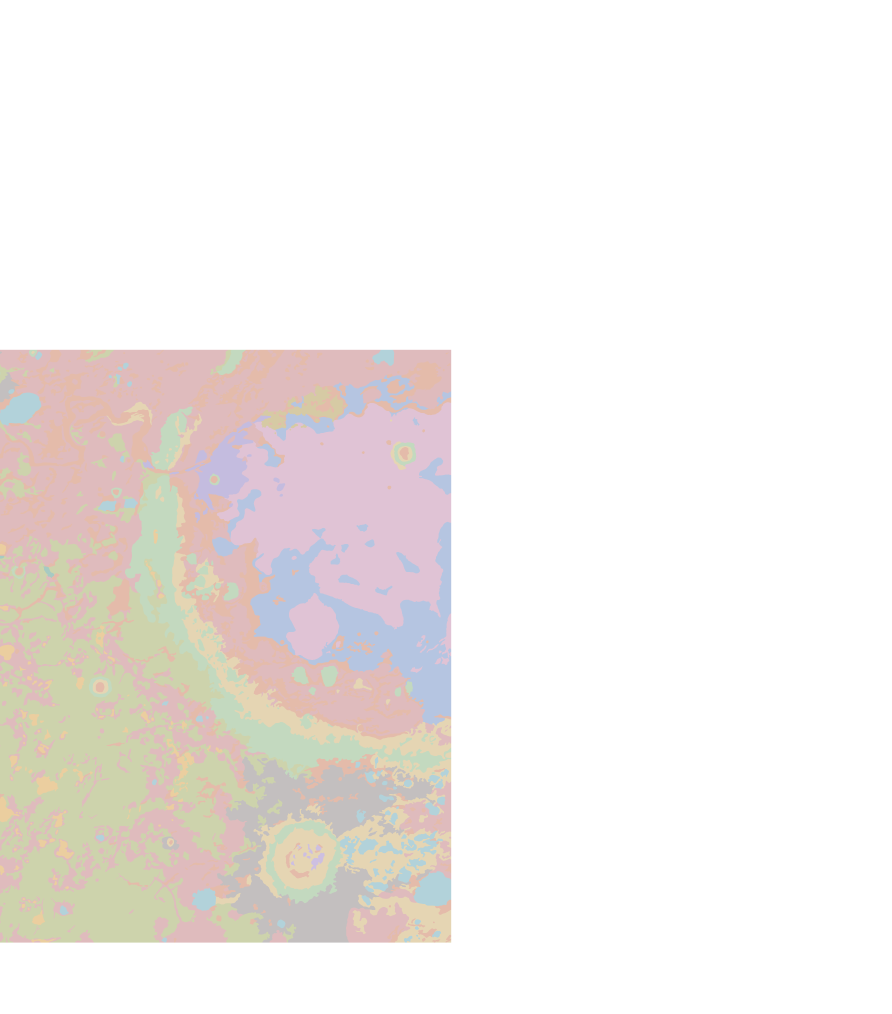
#> input picture dist/jezero-geology.png, 4456 x 5067 px (shown at 1/5 size)
$ python recover_geology_ids.py
#> lines starting #> are read from the running program, lines starting #| are printed output that depends on the picture; after the words box and inside, x2 and y2 are one past the last pixel; in counts of white or black regions, pixels touching at a corner belong together

"""Recover numerical geological unit IDs from the existing ARES geology PNG."""

import json
from pathlib import Path

import numpy as np
from PIL import Image


ROOT = Path(__file__).resolve().parent

METADATA_PATH = ROOT / "dist" / "jezero-geology.json"
IMAGE_PATH = ROOT / "dist" / "jezero-geology.png"
OUTPUT_PATH = ROOT / "dist" / "jezero-geology-ids.bin"


def main():
    metadata = json.loads(METADATA_PATH.read_text(encoding="utf-8"))
#> (reads dist/jezero-geology.json from the repository)

    width = metadata["dem"]["width"]
    height = metadata["dem"]["height"]

    # Keep the original pixel values, including transparency.
    with Image.open(IMAGE_PATH) as source:
#> source is the input picture: PIL image 4456x5067 RGBA; mean R, G, B, A 57.1, 50.7, 46.4, 50.3
        image = np.asarray(source.convert("RGBA"))

    if image.shape != (height, width, 4):
        raise ValueError("Geology PNG dimensions do not match the DEM.")

    if OUTPUT_PATH.exists():
        raise FileExistsError(
            f"Refusing to overwrite existing file: {OUTPUT_PATH}"
        )

    # Zero means the geological unit is unmapped.
    labels = np.zeros((height, width), dtype=np.uint8)
    mapped = image[:, :, 3] == metadata["mapped_alpha"]
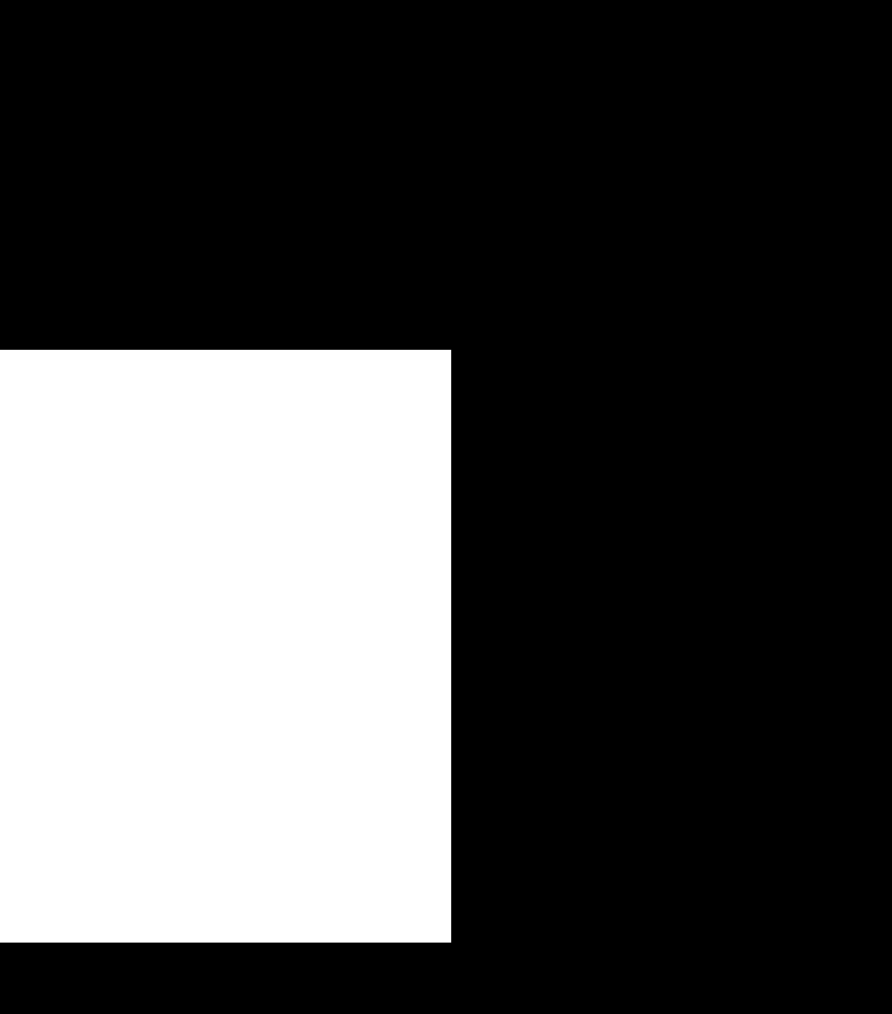
#> mapped: shape (5067, 4456) bool (shown at 1/5 size); 29.6% white; 1 white region, box (x1, y1, x2, y2) and area: (0, 1749, 2256, 4713) 6686784
    unmapped = image[:, :, 3] == metadata["unmapped_alpha"]

    if not np.all(mapped | unmapped):
        raise ValueError("Unexpected alpha value in geology PNG.")

    assigned = np.zeros((height, width), dtype=bool)

    for unit in metadata["units"]:
        unit_id = unit["id"]
        color = unit["color"]

        rgb = tuple(bytes.fromhex(color.lstrip("#")))

        matches = mapped & np.all(
            image[:, :, :3] == rgb,
            axis=2
        )

        if np.any(assigned & matches):
            raise ValueError(f"Duplicate classification: {unit['symbol']}")

        actual_count = int(np.count_nonzero(matches))
        expected_count = unit["pixel_count"]

        if actual_count != expected_count:
            raise ValueError(
                f"{unit['symbol']}: expected {expected_count} pixels, "
                f"found {actual_count}"
            )

        labels[matches] = unit_id
        assigned |= matches

        print(f"{unit_id:2}  {unit['symbol']:6}  {actual_count:,} pixels")
#> this loop made 14 passes
#> actual_count on passes 1 to 12: 643140, 1747, 31869, 67727, 864492, 438793, 1418921, 73414, 142428, 1740525, 375973, 4989
#|  1  Aeb     643,140 pixels
#|  2  Hnpf    1,747 pixels
#|  3  NHjf1   31,869 pixels
#|  4  NHjf2   67,727 pixels
#|  5  Njf     864,492 pixels
#|  6  Nle     438,793 pixels
#|  7  Nnp1    1,418,921 pixels
#|  8  Nnp2    73,414 pixels
#> (further printed lines are left out)
#> pass 1, in main, `matches = mapped & np.all( image[:, :, :3] == rgb, axis=2 )`:
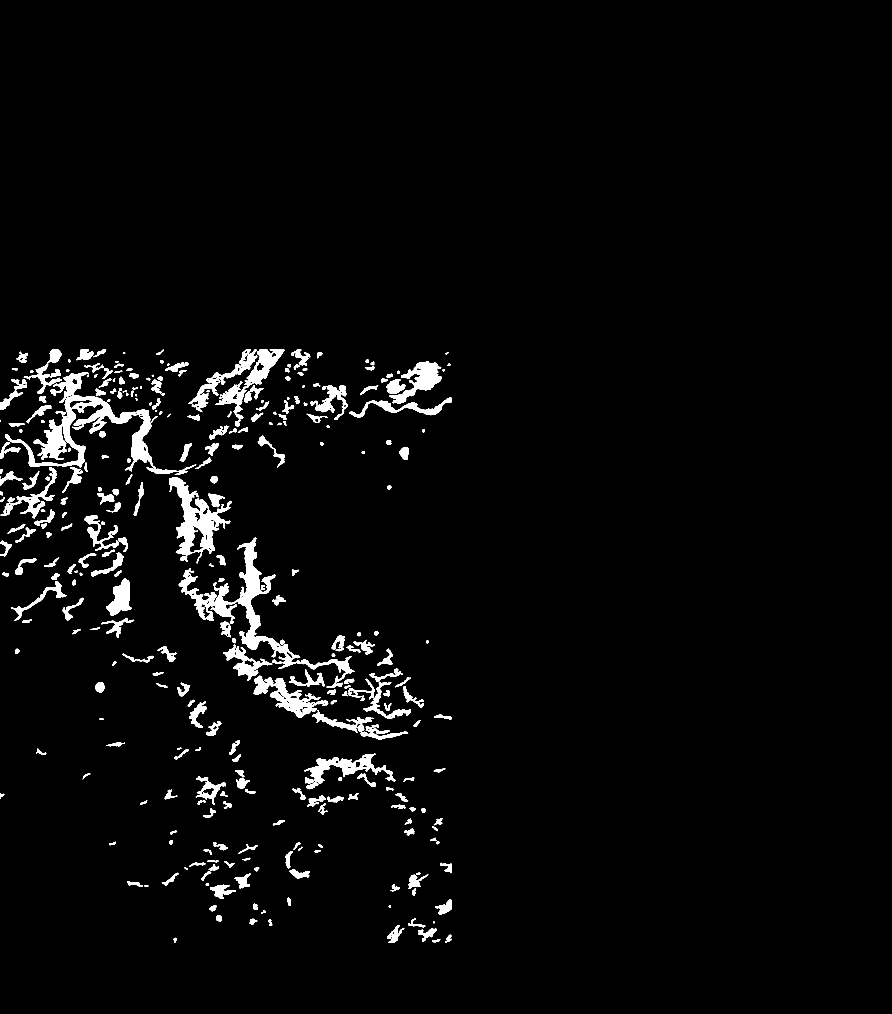
#> matches: shape (5067, 4456) bool (shown at 1/5 size); 2.8% white; 343 white regions (1 under 20 px), largest, box (x1, y1, x2, y2) and area: (26, 1861, 981, 2374) 78730, (894, 2688, 1773, 3437) 70717, (847, 2385, 1158, 2816) 42289
#> after the loop:
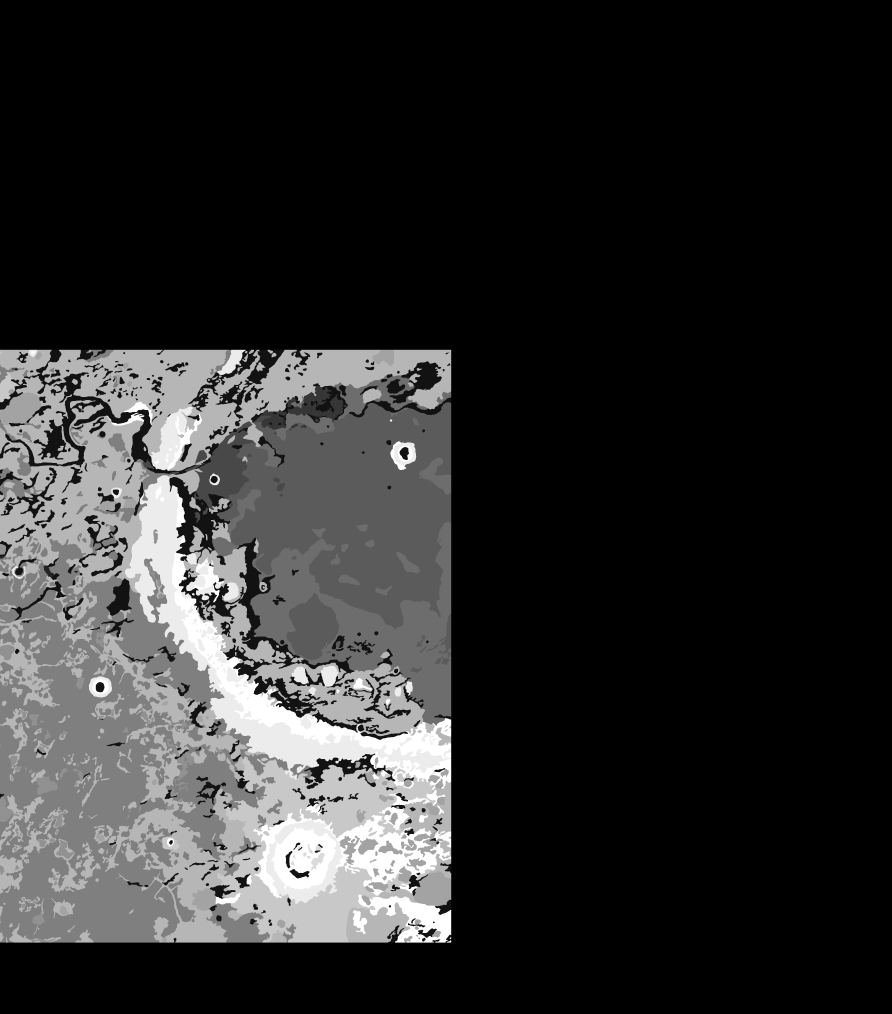
#> labels: shape (5067, 4456) (shown at 1/5 size); min 0, max 14, mean 2.36; drawn with min black and max white
#> after the loop:
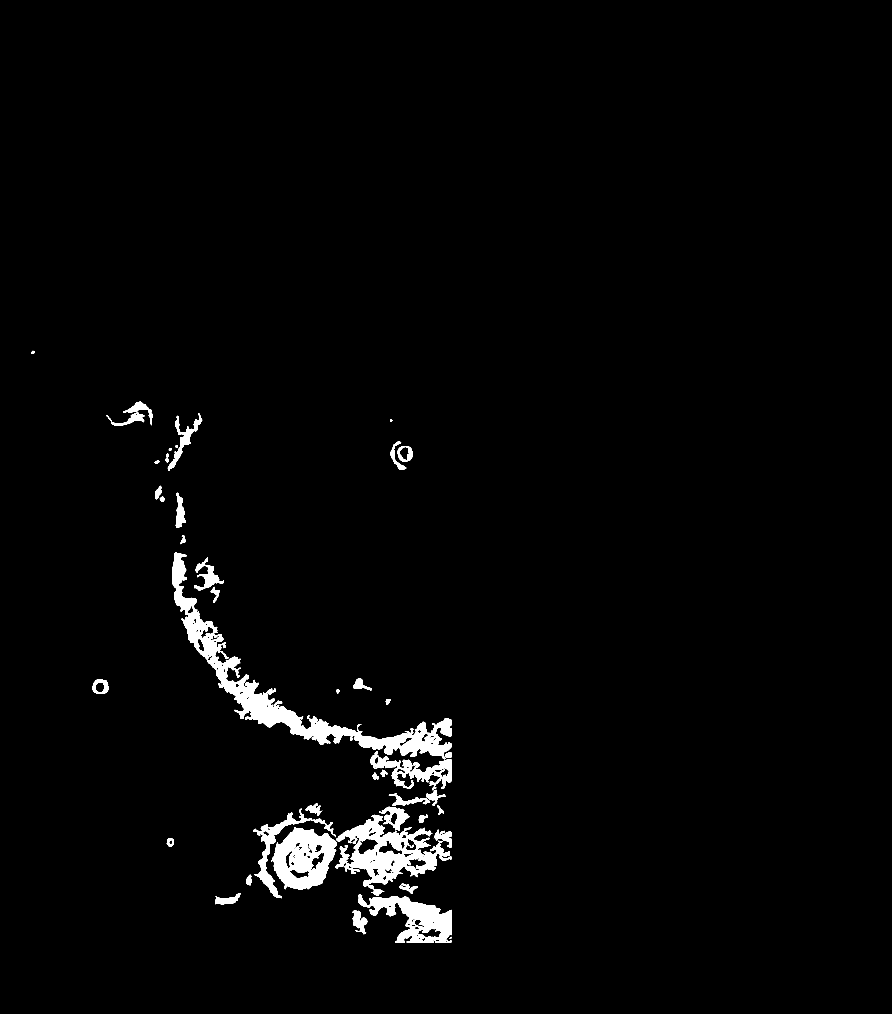
#> matches: shape (5067, 4456) bool (shown at 1/5 size); 2.1% white; 49 white regions, largest, box (x1, y1, x2, y2) and area: (860, 2761, 2256, 3796) 151559, (1682, 4074, 2256, 4479) 76656, (1356, 4135, 1682, 4448) 61122

    if not np.array_equal(assigned, mapped):
        raise ValueError("Some mapped pixels have unknown geological colors.")

    if int(np.count_nonzero(mapped)) != metadata["coverage"]["mapped_pixels"]:
        raise ValueError("Total mapped pixel count does not match metadata.")

    if int(np.count_nonzero(unmapped)) != metadata["coverage"]["unmapped_pixels"]:
        raise ValueError("Total unmapped pixel count does not match metadata.")

    # Only write the output after every validation has passed.
    labels.tofile(OUTPUT_PATH)

    print(f"\nVerified {width} x {height} geological pixels.")
    print(f"Saved: {OUTPUT_PATH}")


if __name__ == "__main__":
    main()
